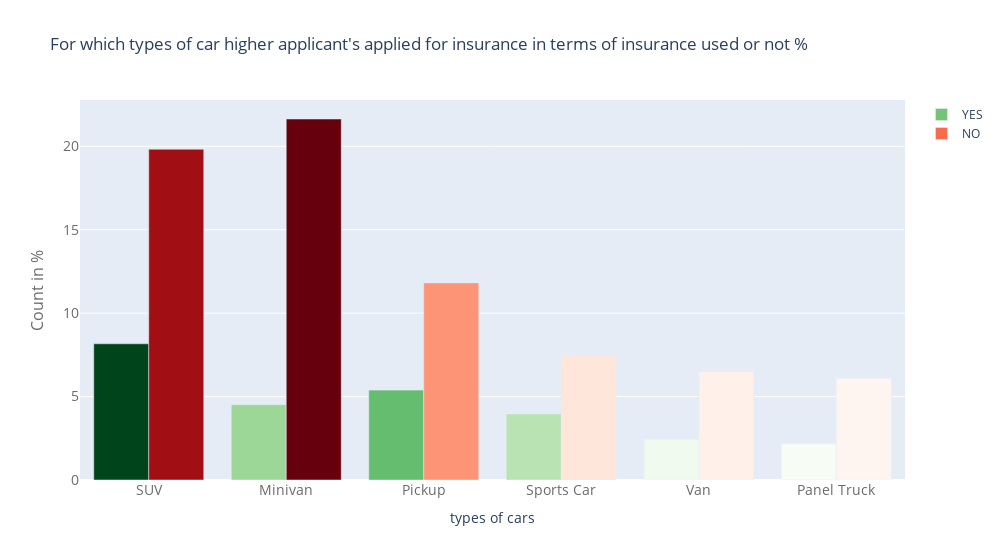

Here is the notebook cell this chart was saved with:
### Code cell
car_type = df["CAR_TYPE"].value_counts()
#print(temp.values)
car_type_y0 = []
car_type_y1 = []
for val in car_type.index:
    car_type_y1.append(np.sum(df["CLAIM_FLAG"][df["CAR_TYPE"]==val] == 1))
    car_type_y0.append(np.sum(df["CLAIM_FLAG"][df["CAR_TYPE"]==val] == 0))     
trace1 = go.Bar(
    x = car_type.index,
    y = (car_type_y1 / car_type.sum()) * 100,
    name='YES',
    marker=dict(
        color=(car_type_y1/ car_type.sum())*100,
        colorscale = 'GREENS',
        reversescale = False)
)
trace2 = go.Bar(
    x = car_type.index,
    y = (car_type_y0 / car_type.sum()) * 100, 
    name='NO',
    marker=dict(
        color=(car_type_y0/ car_type.sum())*100,
        colorscale = 'REDS',
        reversescale = False)
)

data = [trace1, trace2]
layout = go.Layout(
    title = "For which types of car higher applicant's applied for insurance in terms of insurance used or not %",
    #barmode='stack',
    width = 1000,
    xaxis=dict(
        title='types of cars',
        tickfont=dict(
            size=14,
            color='rgb(107, 107, 107)'
        )
    ),
    yaxis=dict(
        title='Count in %',
        titlefont=dict(
            size=16,
            color='rgb(107, 107, 107)'
        ),
        tickfont=dict(
            size=14,
            color='rgb(107, 107, 107)'
        )
)
)

fig = go.Figure(data=data, layout=layout)
iplot(fig)

### Figure 1 — Plotly figure (JSON) as saved in the notebook; plotly's stock layout.template omitted (floating-point values rounded to 4 significant figures)
{"data": [{"marker": {"color": [8.163, 4.514, 5.387, 3.96, 2.446, 2.184], "colorscale": [[0, "rgb(247,252,245)"], [0.125, "rgb(229,245,224)"], [0.25, "rgb(199,233,192)"], [0.375, "rgb(161,217,155)"], [0.5, "rgb(116,196,118)"], [0.625, "rgb(65,171,93)"], [0.75, "rgb(35,139,69)"], [0.875, "rgb(0,109,44)"], [1, "rgb(0,68,27)"]], "reversescale": false}, "name": "YES", "type": "bar", "x": ["SUV", "Minivan", "Pickup", "Sports Car", "Van", "Panel Truck"], "y": [8.163, 4.514, 5.387, 3.96, 2.446, 2.184]}, {"marker": {"color": [19.82, 21.64, 11.81, 7.484, 6.494, 6.096], "colorscale": [[0, "rgb(255,245,240)"], [0.125, "rgb(254,224,210)"], [0.25, "rgb(252,187,161)"], [0.375, "rgb(252,146,114)"], [0.5, "rgb(251,106,74)"], [0.625, "rgb(239,59,44)"], [0.75, "rgb(203,24,29)"], [0.875, "rgb(165,15,21)"], [1, "rgb(103,0,13)"]], "reversescale": false}, "name": "NO", "type": "bar", "x": ["SUV", "Minivan", "Pickup", "Sports Car", "Van", "Panel Truck"], "y": [19.82, 21.64, 11.81, 7.484, 6.494, 6.096]}], "layout": {"title": {"text": "For which types of car higher applicant's applied for insurance in terms of insurance used or not %"}, "width": 1000, "xaxis": {"tickfont": {"color": "rgb(107, 107, 107)", "size": 14}, "title": {"text": "types of cars"}}, "yaxis": {"tickfont": {"color": "rgb(107, 107, 107)", "size": 14}, "title": {"font": {"color": "rgb(107, 107, 107)", "size": 16}, "text": "Count in %"}}}}
